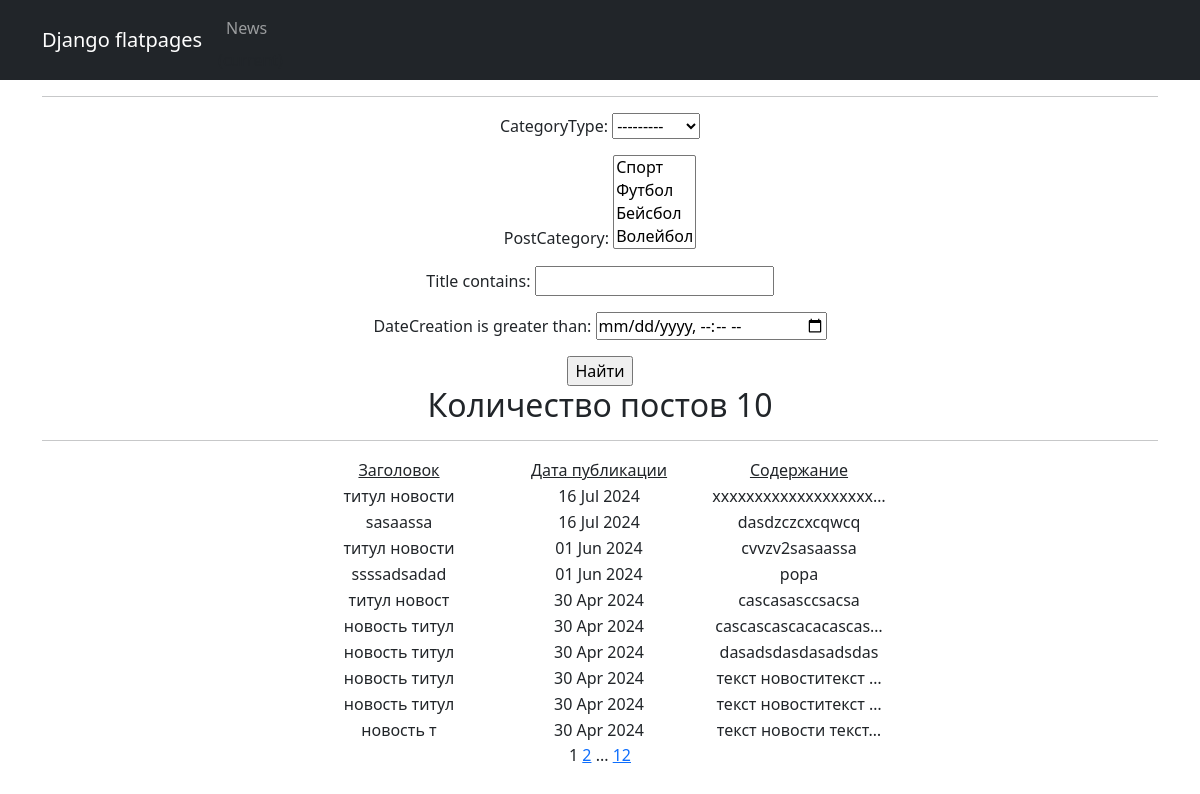
Page /news/ on the committed database.
### news/models.py (models this page shows, shortened)
class Post(models.Model):
    author = models.ForeignKey(Author, on_delete=models.CASCADE)
    NEWS = 'NW'
    ARTICLE = 'AR'
    CATEGORY_CHOICES = (
        (NEWS, 'Новость'),
        (ARTICLE, 'Статья'),
    )
    categoryType = models.CharField(max_length=2, choices=CATEGORY_CHOICES, default=ARTICLE)
    dateCreation = models.DateTimeField(auto_now_add=True)
    postCategory = models.ManyToManyField(Category, through='PostCategory')
    title = models.CharField(max_length=128)
    text = models.TextField()
    rating = models.SmallIntegerField(default=0)
    class Meta:
        verbose_name = "Публикация"
        verbose_name_plural = 'Публикации'

### news/views.py (the view)
# urls.py: path('', cache_page(60)(PostList.as_view()), name='post_list'),
class PostList(ListView):
    model = Post
    ordering = '-dateCreation'
    template_name = 'news/index.html'
    context_object_name = 'news'
    paginate_by = 10
    def get_queryset(self):
        queryset = super().get_queryset()
        self.filterset = PostFilter(self.request.GET, queryset)
        return self.filterset.qs
    def get_context_data(self, **kwargs):
        context = super().get_context_data(**kwargs)
        context['filterset'] = self.filterset
        return context

### news/models.py (called while the page is built)
    def __str__(self):
        return self.name

### news/templatetags/custom_filters.py (called while the page is built)
@register.filter()
def censor(value):
    for word in censor_list:
        value = value.replace(word[1:], '*' * len(word[1:]))
    return value

### news/templates/news/index.html (shortened to what this page needs)
{% extends 'news/default.html' %}
{% load custom_filters %}
{% block content %}
<hr>
   <form action="" method="get">
       {{ filterset.form.as_p }}
       <input type="submit" value="Найти" />
   </form>
<h2> Количество постов {{ news|length}}</h2>
<hr>
{% if news %}
<table style="margin-left: auto; margin-right: auto;">
  <tr>
      <td style="width: 200px;"><u>Заголовок</u></td>
      <td style="width: 200px;"><u>Дата публикации</u></td>
      <td style="width: 200px;"><u>Содержание</u></td>
  </tr>
  {% for new in news %}
  <tr>
      <td style="width: 200px;">{{ new.title|censor }}</td>
      <td style="width: 200px;">{{ new.dateCreation|date:'d M Y' }}</td>
      <td style="width: 200px;">{{ new.text|censor|truncatechars:20}}</td>
      <td>
      </td>
  </tr>
  {% endfor %}
</table>
{% else %}
<h3>Публикаций нет!</h3>
{% endif %}
   {{ page_obj.number }}
   {% if page_obj.has_next %}
       <a href="?page={{ page_obj.next_page_number }}">{{ page_obj.next_page_number }}</a>
       {% if paginator.num_pages != page_obj.next_page_number %}
           ...
           <a href="?page={{ page_obj.paginator.num_pages }}">{{ page_obj.paginator.num_pages }}</a>
       {% endif %}
   {% endif %}
{% endblock content %}

### rows in the picture
Post: title|censor "титул новости", dateCreation "16 Jul 2024", text|censor "xxxxxxxxxxxxxxxxxxx…"
Post: title|censor "sasaassa", dateCreation "16 Jul 2024", text|censor "dasdzczcxcqwcq"
Post: title|censor "титул новости", dateCreation "01 Jun 2024", text|censor "cvvzv2sasaassa"
Post: title|censor "ssssadsadad", dateCreation "01 Jun 2024", text|censor "popa"
Post: title|censor "титул новост", dateCreation "30 Apr 2024", text|censor "cascasasccsacsa"
Post: title|censor "новость титул", dateCreation "30 Apr 2024", text|censor "cascascascacacascas…"
Post: title|censor "новость титул", dateCreation "30 Apr 2024", text|censor "dasadsdasdasadsdas"
Post: title|censor "новость титул", dateCreation "30 Apr 2024", text|censor "текст новоститекст …"
Post: title|censor "новость титул", dateCreation "30 Apr 2024", text|censor "текст новоститекст …"
Post: title|censor "новость т", dateCreation "30 Apr 2024", text|censor "текст новости текст…"

### other values in the picture
{{ news|length }} "10"
{{ page_obj.number }} "1"
{{ page_obj.next_page_number }} "2"
{{ page_obj.paginator.num_pages }} "12"
